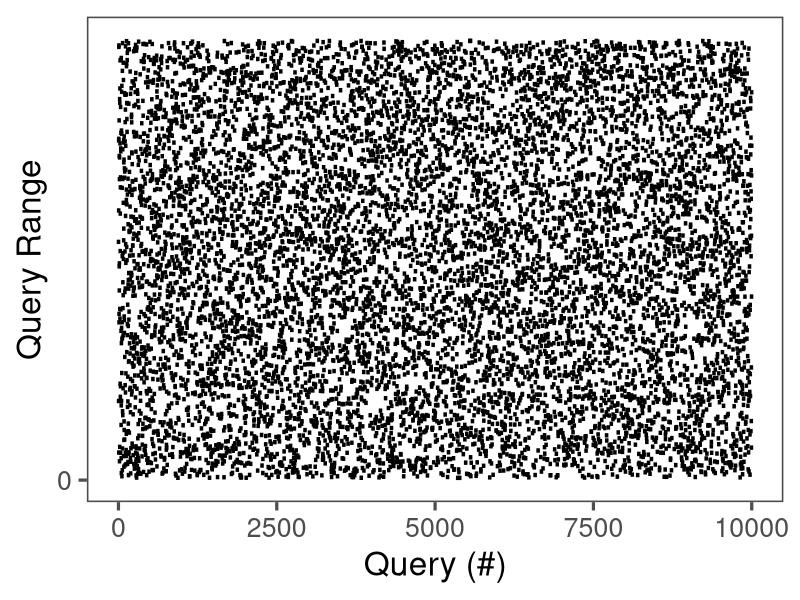
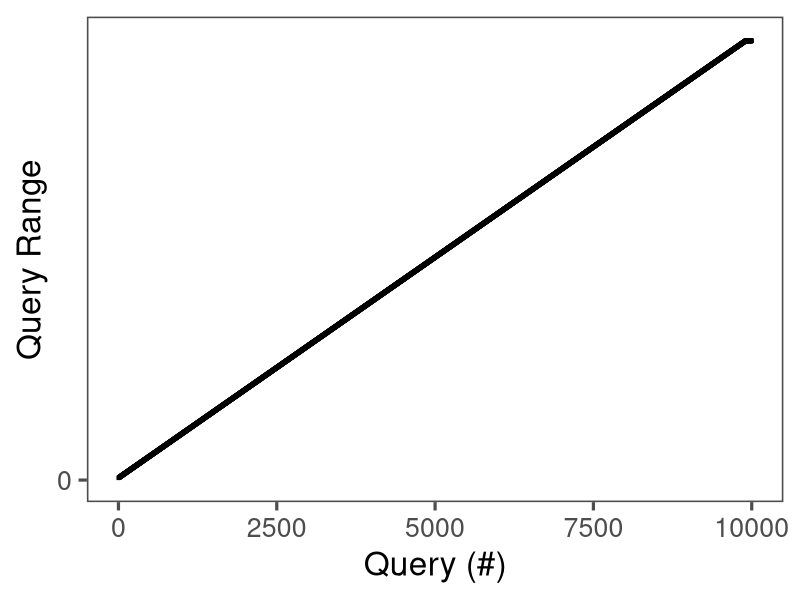
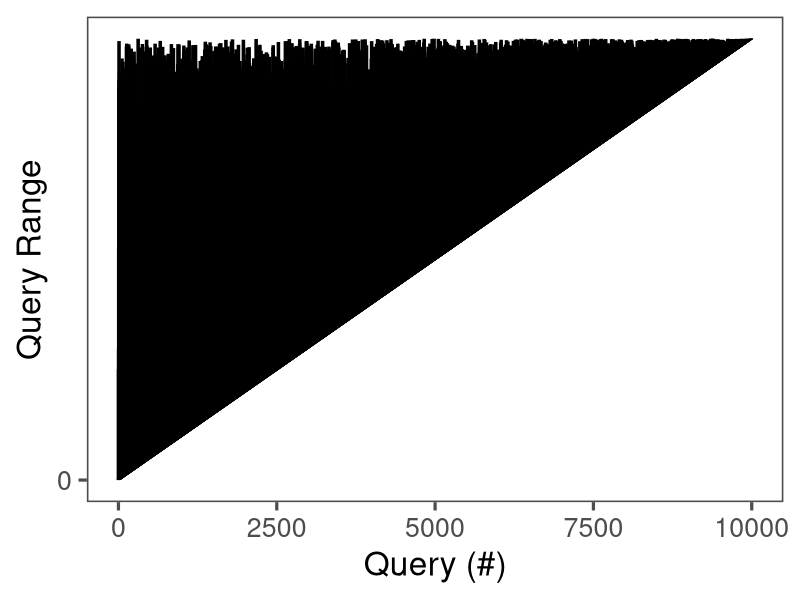
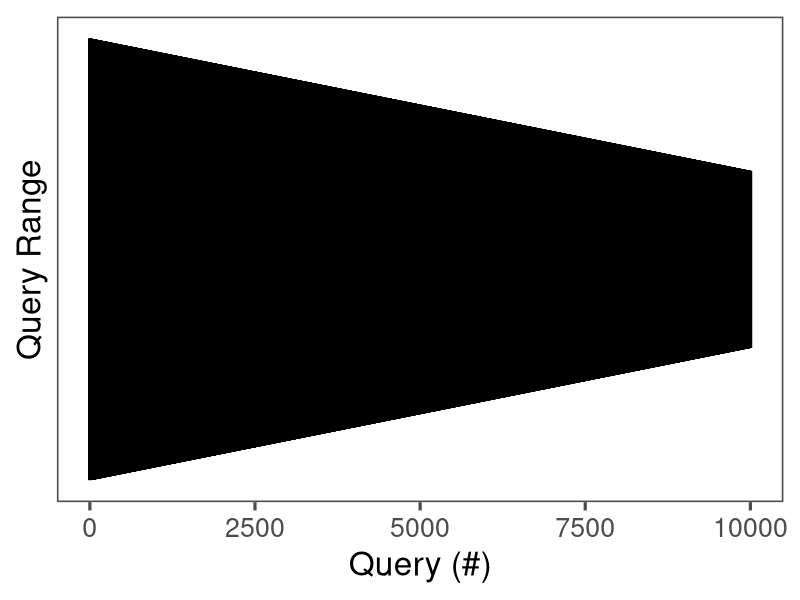
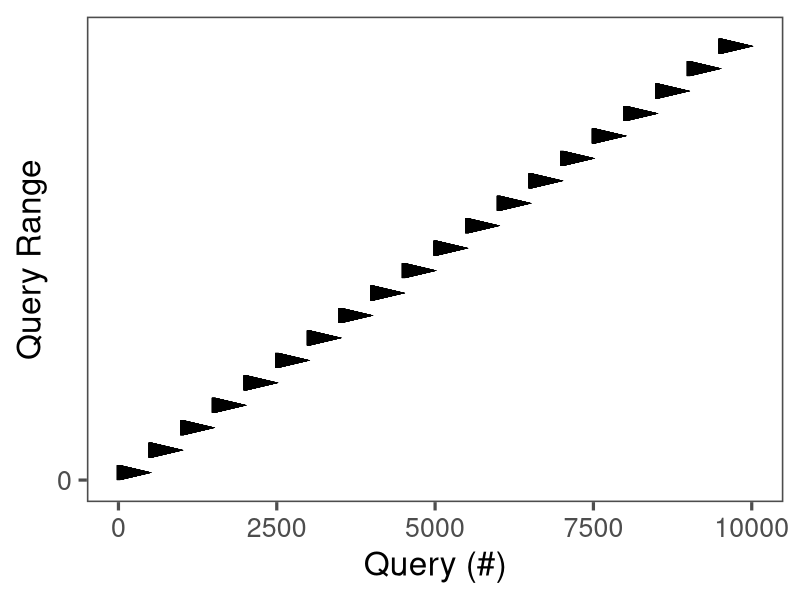
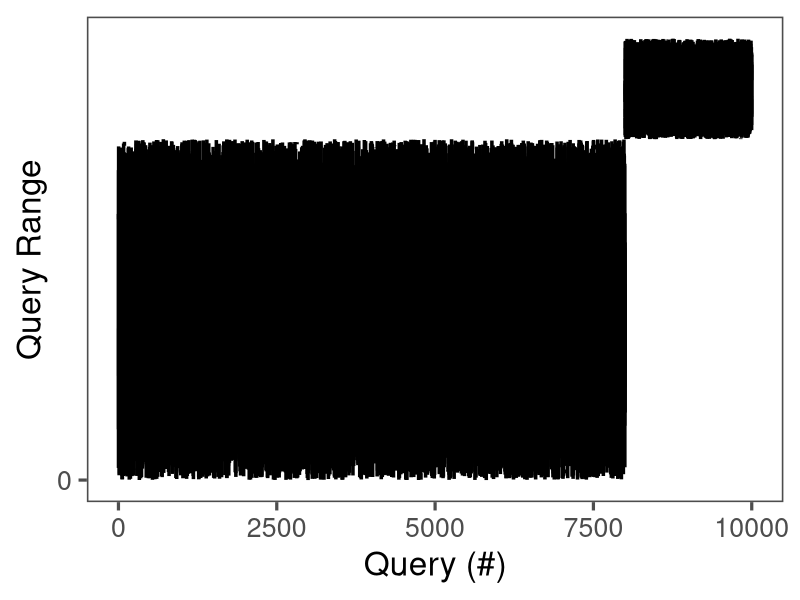
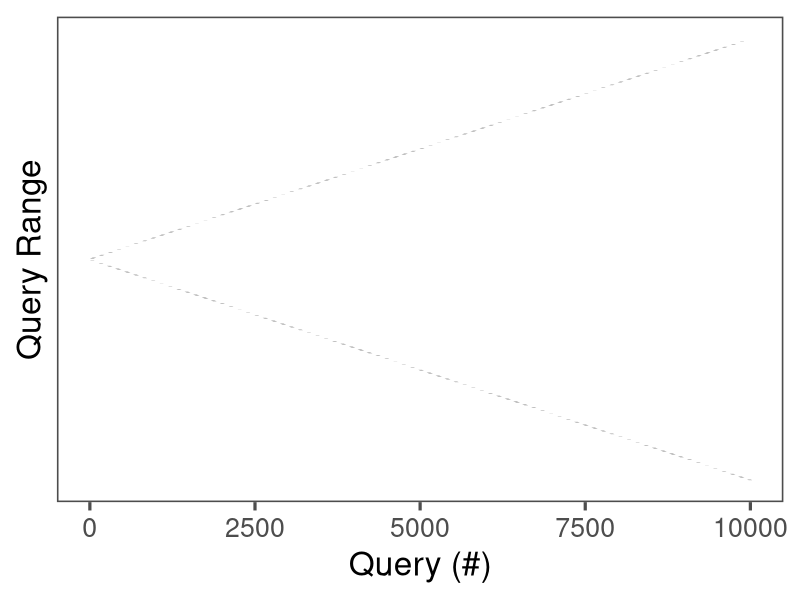
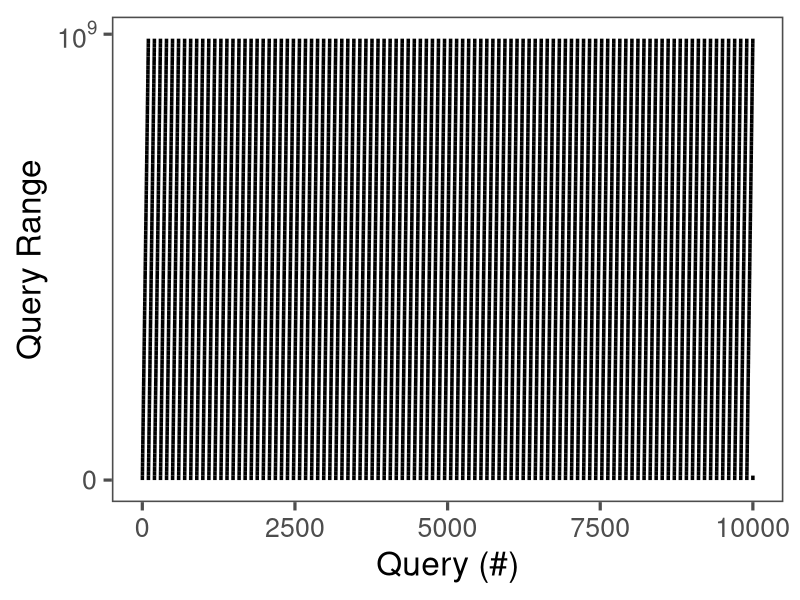

Write the R code that produced these figures, in order.
(function(lp) {
np <- lp[!(lp %in% installed.packages()[,"Package"])]
if(length(np)) install.packages(np,repos=c("http://cran.rstudio.com/"))
x <- lapply(lp,function(x){library(x,character.only=TRUE, quietly=TRUE, warn.conflicts=FALSE)}) 
})(c("ggplot2", "ggthemes"))


theme <- theme_few(base_size = 24)  +  theme(legend.position = "none", plot.title = element_text(size=16, hjust=.5, family="mono"))


n <- 10000

random <- head(read.csv("random.csv", header=F, sep=";", col.names=c("query", "start", "stop")), n)
sequential <- head(read.csv("sequential.csv", header=F, sep=";", col.names=c("query", "start", "stop")), n)
sequential_random <- head(read.csv("sequential_random.csv", header=F, sep=";", col.names=c("query", "start", "stop")), n)
zoom_in <- head(read.csv("zoom_in.csv", header=F, sep=";", col.names=c("query", "start", "stop")), n)
seq_zoom_in <- head(read.csv("seq_zoom_in.csv", header=F, sep=";", col.names=c("query", "start", "stop")), n)
skew <- head(read.csv("skew.csv", header=F, sep=";", col.names=c("query", "start", "stop")), n)
zoom_out_alt <- head(read.csv("zoom_out_alt.csv", header=F, sep=";", col.names=c("query", "start", "stop")), n)
periodic <- head(read.csv("periodic.csv", header=F, sep=";", col.names=c("query", "start", "stop")), n)
zoom_in_alt <- head(read.csv("zoom_in_alt.csv", header=F, sep=";", col.names=c("query", "start", "stop")), n)


pdf("random.pdf", width=8, height=5)
ggplot(random, aes(query)) + geom_segment(aes(y=start, yend=stop, x=query,xend=query), size=1.2) + theme + scale_y_continuous(breaks=c(0, 10^9), labels=c("0", expression(10^9))) + xlab("Query (#)") + ylab("Query Range")
dev.off()




pdf("sequential.pdf", width=8, height=5)
ggplot(sequential, aes(query)) + geom_segment(aes(y=start, yend=stop, x=query,xend=query), size=1.2) + theme + scale_y_continuous(breaks=c(0, 10^9), labels=c("0", expression(10^9))) + xlab("Query (#)") + ylab("Query Range")
dev.off()


pdf("sequential_random.pdf", width=8, height=5)
ggplot(sequential_random, aes(query)) + geom_segment(aes(y=start, yend=stop, x=query,xend=query), size=1.2) + theme + scale_y_continuous(breaks=c(0, 10^9), labels=c("0", expression(10^9))) + xlab("Query (#)") + ylab("Query Range")
dev.off()

pdf("zoom_in.pdf", width=8, height=5)
ggplot(zoom_in, aes(query)) + geom_segment(aes(y=start, yend=stop, x=query,xend=query), size=1.2) + theme + scale_y_continuous(breaks=c(0, 10^9), labels=c("0", expression(10^9))) + xlab("Query (#)") + ylab("Query Range")
dev.off()

pdf("seq_zoom_in.pdf", width=8, height=5)
ggplot(seq_zoom_in, aes(query)) + geom_segment(aes(y=start, yend=stop, x=query,xend=query), size=1.2) + theme + scale_y_continuous(breaks=c(0, 10^9), labels=c("0", expression(10^9))) + xlab("Query (#)") + ylab("Query Range")
dev.off()

pdf("skew.pdf", width=8, height=5)
ggplot(skew, aes(query)) + geom_segment(aes(y=start, yend=stop, x=query,xend=query), size=1.2) + theme + scale_y_continuous(breaks=c(0, 10^9), labels=c("0", expression(10^9))) + xlab("Query (#)") + ylab("Query Range")
dev.off()

pdf("zoom_out_alt.pdf", width=8, height=5)
ggplot(zoom_out_alt, aes(query)) + geom_segment(aes(y=start, yend=stop, x=query,xend=query), size=1.2) + theme + scale_y_continuous(breaks=c(0, 10^9), labels=c("0", expression(10^9))) + xlab("Query (#)") + ylab("Query Range")
dev.off()

pdf("periodic.pdf", width=8, height=5)
ggplot(periodic, aes(query)) + geom_segment(aes(y=start, yend=stop, x=query,xend=query), size=1.2) + theme + scale_y_continuous(breaks=c(0, 10^9), labels=c("0", expression(10^9))) + xlab("Query (#)") + ylab("Query Range")
dev.off()

pdf("zoom_in_alt.pdf", width=8, height=5)
ggplot(zoom_in_alt, aes(query)) + geom_segment(aes(y=start, yend=stop, x=query,xend=query), size=1.2) + theme + scale_y_continuous(breaks=c(0, 10^9), labels=c("0", expression(10^9))) + xlab("Query (#)") + ylab("Query Range")
dev.off()